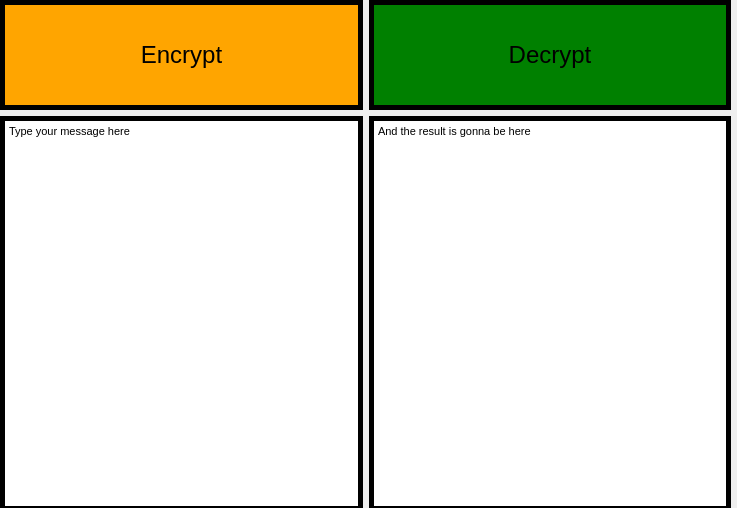
<?xml version="1.0" encoding="UTF-8"?>
<ui version="4.0">
 <class>Form</class>
 <widget class="QWidget" name="Form">
  <property name="geometry">
   <rect>
    <x>0</x>
    <y>0</y>
    <width>737</width>
    <height>508</height>
   </rect>
  </property>
  <property name="windowTitle">
   <string>Form</string>
  </property>
  <widget class="QWidget" name="gridLayoutWidget">
   <property name="geometry">
    <rect>
     <x>0</x>
     <y>0</y>
     <width>731</width>
     <height>511</height>
    </rect>
   </property>
   <layout class="QGridLayout" name="gridLayout">
    <item row="0" column="0">
     <widget class="QPushButton" name="pushButton">
      <property name="styleSheet">
       <string notr="true">QPushButton {

background-color: orange;
height: 100px;
font-size: 24px;
border: 5px solid black;

}

QPushButton:hover {
opacity: 0.7;
}</string>
      </property>
      <property name="text">
       <string>Encrypt</string>
      </property>
     </widget>
    </item>
    <item row="0" column="1">
     <widget class="QPushButton" name="pushButton_2">
      <property name="styleSheet">
       <string notr="true">QPushButton {

background-color: green;
height: 100px;
font-size: 24px;
border: 5px solid black;

}</string>
      </property>
      <property name="text">
       <string>Decrypt</string>
      </property>
     </widget>
    </item>
    <item row="1" column="0">
     <widget class="QTextEdit" name="textEdit">
      <property name="styleSheet">
       <string notr="true">QTextEdit {

background-color: white;
font-size: 24px;
border: 5px solid black;

}</string>
      </property>
      <property name="html">
       <string>&lt;!DOCTYPE HTML PUBLIC &quot;-//W3C//DTD HTML 4.0//EN&quot; &quot;http://www.w3.org/TR/REC-html40/strict.dtd&quot;&gt;
&lt;html&gt;&lt;head&gt;&lt;meta name=&quot;qrichtext&quot; content=&quot;1&quot; /&gt;&lt;style type=&quot;text/css&quot;&gt;
p, li { white-space: pre-wrap; }
&lt;/style&gt;&lt;/head&gt;&lt;body style=&quot; font-family:'MS Shell Dlg 2'; font-size:24px; font-weight:400; font-style:normal;&quot;&gt;
&lt;p style=&quot; margin-top:0px; margin-bottom:0px; margin-left:0px; margin-right:0px; -qt-block-indent:0; text-indent:0px;&quot;&gt;&lt;span style=&quot; font-size:8pt;&quot;&gt;Type your message here&lt;/span&gt;&lt;/p&gt;
&lt;p style=&quot;-qt-paragraph-type:empty; margin-top:0px; margin-bottom:0px; margin-left:0px; margin-right:0px; -qt-block-indent:0; text-indent:0px; font-size:8pt;&quot;&gt;&lt;br /&gt;&lt;/p&gt;&lt;/body&gt;&lt;/html&gt;</string>
      </property>
     </widget>
    </item>
    <item row="1" column="1">
     <widget class="QTextEdit" name="textEdit_2">
      <property name="styleSheet">
       <string notr="true">QTextEdit {

background-color: white;
font-size: 14px;
border: 5px solid black;

}</string>
      </property>
      <property name="html">
       <string>&lt;!DOCTYPE HTML PUBLIC &quot;-//W3C//DTD HTML 4.0//EN&quot; &quot;http://www.w3.org/TR/REC-html40/strict.dtd&quot;&gt;
&lt;html&gt;&lt;head&gt;&lt;meta name=&quot;qrichtext&quot; content=&quot;1&quot; /&gt;&lt;style type=&quot;text/css&quot;&gt;
p, li { white-space: pre-wrap; }
&lt;/style&gt;&lt;/head&gt;&lt;body style=&quot; font-family:'MS Shell Dlg 2'; font-size:14px; font-weight:400; font-style:normal;&quot;&gt;
&lt;p style=&quot; margin-top:0px; margin-bottom:0px; margin-left:0px; margin-right:0px; -qt-block-indent:0; text-indent:0px;&quot;&gt;&lt;span style=&quot; font-size:8pt;&quot;&gt;And the result is gonna be here&lt;/span&gt;&lt;/p&gt;&lt;/body&gt;&lt;/html&gt;</string>
      </property>
     </widget>
    </item>
   </layout>
  </widget>
 </widget>
 <resources/>
 <connections/>
</ui>
